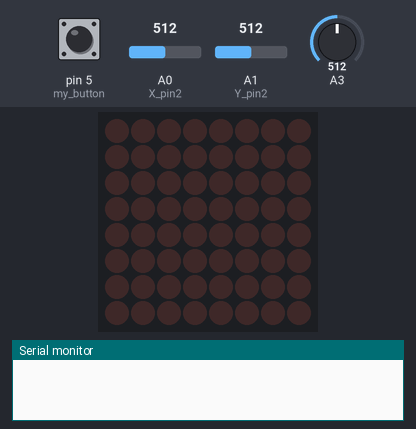
The sketch below on a simulated Arduino Uno, built with avr-gcc and run on an emulated ATmega328P. Parts: 8×8 LED matrix, the last lines printed to the serial monitor. The test bench sets the inputs (shaded band); at power-on: pin 5 (my_button) HIGH, A0 (X_pin2) = 512, A1 (Y_pin2) = 512, A3 = 512.

Above: at 1.2 s.
1.3 s: pin 5 (my_button) pulled LOW for 1 s
At 1.7 s:
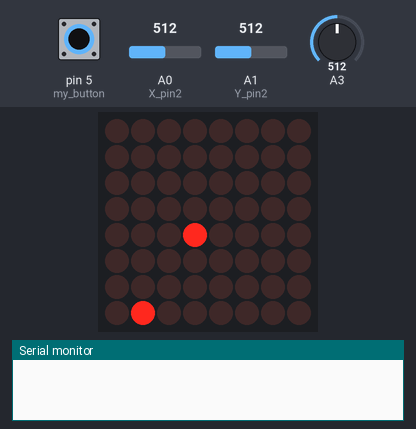
At 2.7 s:
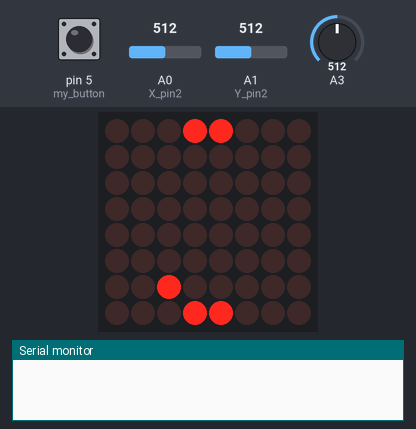
4.4 s: A0 (X_pin2) set to 591
7.4 s: A0 (X_pin2) set to 616
9.0 s: pin 5 (my_button) pulled LOW for 3.2 s
At 11.5 s:
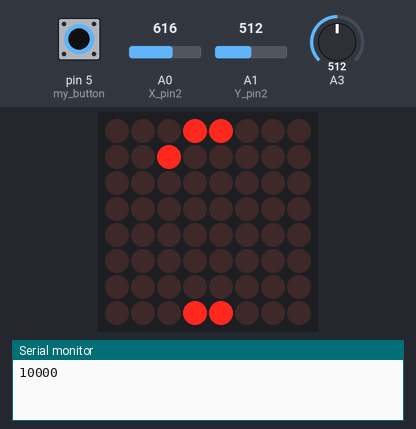
14.7 s: A1 (Y_pin2) set to 987
17.7 s: A1 (Y_pin2) set to 1018
At 22.6 s:
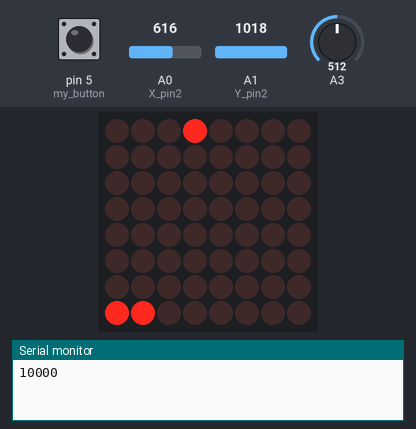
Timing chart, 0 to 23.5 s (numbered marks = the images above; inputs shaded):
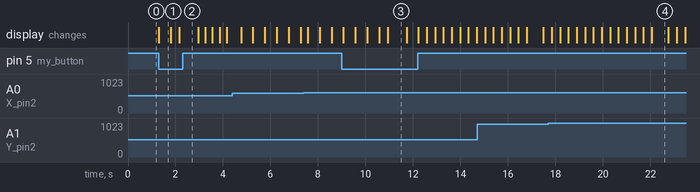

The sketch:

games.ino
```cpp
#include <LedControl.h>
#include "game1.h"
#include "game2.h"
LedControl lc=LedControl(12,10,11,1);
bool button_state = false;
bool play_1 = false;
bool play_2 = false;
int my_button = 5;
bool game_start1 = false;
bool game_start2 = false;


void setup() {
  init();
  Serial.begin(9600);
  lc.shutdown(0,false);
  lc.setIntensity(0,8);
  lc.clearDisplay(0);
  pinMode(my_button,INPUT);
  digitalWrite(my_button,HIGH);
  lc.setRow(0,0,00000000);

}

void loop() {
  if(digitalRead(my_button) == LOW && !play_1){
    play_1 = true;
    play_2 = false;
    game_start1 = true;

  }else if(digitalRead(my_button) == LOW && !play_2){
    play_1 = false;
    play_2 = true;
    game_start2 = true;

  }
  if(play_1){
    if(game_start1){

      beginning();
      game_start1 = false;
      delay(500);
    }

    delay(300);
    game1_led();
  }
  if(play_2){
    if(game_start2){

      beginning2();
      game_start2 = false;
      delay(500);
    }


   game2_led();
  }

}
```

game1.cpp
```cpp
#include <LedControl.h>
// got library from arduino site

const int SW_pin1[2] = {2,3};
const int X_pin1[2] = {0,3};
const int Y_pin1[2] = {1,4};
const int bar_row[2] = {0,7};


int ball1_row1 = 6;
const byte p1[8] = {B00000000,B11100010,B01000010,B01000010,B01001110,B01101010,B01001110,B00000000};
const byte p2[8] = {B00000000,B11100001,B00100001,B00100001,B11101111,B10001001,B10001001,B11101111};
const byte W[8] = {B00000000,B01110111,B01001001,B01001001,B01000001,B01000001,B01000001,B01000001};
const byte I[8] = {B11111111,B00011000,B00011000,B00011000,B00011000,B00011000,B00011000,B11111111};
const byte N[8] = {B10000001,B11000001,B10100001,B10010001,B10001001,B10000101,B10000011,B10000001};
const byte S[8] = {B00111100,B00100100,B00100000,B00100000,B00111100,B00000100,B00100100,B00111100};
const byte ex[8] = {B00011000,B00011000,B00000000,B00011000,B00011000,B00011000,B00011000,B00011000};

int displayed_message = 0;
extern LedControl lc;

int row_off = B00000000;
bool going_up1 = false;
bool going_down1 = true;
bool end_game1 = false;
bool going_left1 = true;
bool at_row_end1 = false;
bool at_row_top1 = false;

bool p2wins = false;
bool not_moving1 = true;


//LedControl lc=LedControl(12,10,11,1);
byte bar[2] = {B00011000,B00011000};

byte ball1 = B00100000;
byte prev_ball1_val = ball1;


void beginning() {
  displayed_message = 0;
  row_off = B00000000;
  going_up1 = false;
  going_down1 = true;
  end_game1 = false;
  going_left1 = true;
  at_row_end1 = false;
  at_row_top1 = false;

  p2wins = false;
  not_moving1 = true;

  bar[0] = B00011000;
  bar[1] = B00011000;

  ball1 = B00100000;
  prev_ball1_val = ball1;
  init();
  Serial.begin(9600);
  lc.shutdown(0,false);
  lc.setIntensity(0,8);

  pinMode(SW_pin1[0], INPUT);
  digitalWrite(SW_pin1[0], HIGH);
  pinMode(SW_pin1[1], INPUT);
  digitalWrite(SW_pin1[1], HIGH);
  lc.clearDisplay(0);

  lc.setRow(0,bar_row[0],bar[0]);
  lc.setRow(0,bar_row[1],bar[1]);

  lc.setRow(0,ball1_row1,ball1);


}


void game1_led() {


  for(int i=0;i<2;i++){
    if(analogRead(X_pin1[i])<=600 && analogRead(X_pin1[i])>=500 ){


    }else if (analogRead(X_pin1[i])<517){

       if((bar[i] & 1) !=1){
        bar[i] = bar[i]>>1;
        lc.setRow(0,bar_row[i],bar[i]);

      }


    }else if (analogRead(X_pin1[i])>517){


       if((bar[i]>>7 &1) !=1){

          bar[i] = bar[i]<<1;

        lc.setRow(0,bar_row[i],bar[i]);

      }

    }

  }


  if(!end_game1){
    if((ball1>>7 &1 )==1){
      going_left1 = false;


    }else if(ball1&1==1){
        going_left1 = true;

    }
   if(ball1_row1==1 && ((ball1<<1)&bar[0]) ==0 && prev_ball1_val>ball1){

      Serial.println(ball1,BIN);

      end_game1 = true;
      p2wins = true;

   }else if(ball1_row1==1 && ((ball1>>1)&bar[0]) ==0 && prev_ball1_val<ball1){

      Serial.println(ball1,BIN);

      end_game1 = true;
      p2wins = true;


   }else if(ball1_row1==6 && ((ball1<<1)&bar[1]) ==0 && prev_ball1_val>ball1){

      Serial.println(ball1,BIN);

      end_game1 = true;
      p2wins = false;
   }else if(ball1_row1==6 && ((ball1>>1)&bar[1]) ==0 && prev_ball1_val<ball1){

      Serial.println(ball1,BIN);

      end_game1 = true;
      p2wins = false;


   }else if(ball1_row1>1 && going_down1){

      ball1_row1 --;
      at_row_end1 = false;

      lc.setRow(0,ball1_row1,ball1);
      lc.setRow(0,ball1_row1+1,row_off);


    }else if(ball1_row1>=1 && ball1_row1<6){
      if(ball1_row1==1){
        at_row_top1 = true;
      }else{
        at_row_top1 = false;
      }

      going_down1=false;

      ball1_row1 ++;
       if(ball1_row1==1){
        at_row_top1 = true;
        }else{
          at_row_top1 = false;
          lc.setRow(0,ball1_row1,ball1);
          lc.setRow(0,ball1_row1-1,row_off);
        }


        //lc.setRow(0,ball1_row1,ball1);
        //lc.setRow(0,ball1_row1-1,row_off);


    }else{

      going_down1 = true;
      at_row_end1 = true;

    }
    prev_ball1_val = ball1;

    if(going_left1 && !at_row_end1 && !at_row_top1){
      ball1 = ball1<<1;

    }else if (!at_row_top1 && !at_row_end1 ){
      ball1 = ball1>>1;
    }

  }else{
    if(p2wins){
      for (int i=0;i<8;i++){
        lc.setRow(0,i,p2[i]);

      }
      delay(500);
      for (int i=0;i<8;i++){
        lc.setRow(0,i,W[i]);
      }
      delay(500);
      for (int i=0;i<8;i++){
        lc.setRow(0,i,I[i]);
      }
      delay(500);
      for (int i=0;i<8;i++){
        lc.setRow(0,i,N[i]);
      }
      delay(500);
      for (int i=0;i<8;i++){
        lc.setRow(0,i,S[i]);
      }
      delay(500);
      for (int i=0;i<8;i++){
        lc.setRow(0,i,ex[i]);
      }

    }else{
      for (int i=0;i<8;i++){
        lc.setRow(0,i,p1[i]);

      }
      delay(500);
      for (int i=0;i<8;i++){
        lc.setRow(0,i,W[i]);
      }
      delay(500);
      for (int i=0;i<8;i++){
        lc.setRow(0,i,I[i]);
      }
      delay(500);
      for (int i=0;i<8;i++){
        lc.setRow(0,i,N[i]);
      }
      delay(500);
      for (int i=0;i<8;i++){
        lc.setRow(0,i,S[i]);
      }
      delay(500);
      for (int i=0;i<8;i++){
        lc.setRow(0,i,ex[i]);
      }

    }
    displayed_message ++;

  }
}
```

game1.h
```cpp
void beginning();
void game1_led();
```

game2.cpp
```cpp
#include <LedControl.h>

const int sw_pin2 = 2;
const int X_pin2 = 0;
const int Y_pin2 = 1;
byte snake = B00010000;
int snake_row = 4;
int old_snake_row = snake_row-1;
byte row_off2 = B00000000;
byte x[8] = {B10000001,B01000010,B00100100,B00011000,B00011000,B00100100,B01000010,B10000001};

byte ball2 = B01000000;
int ball_row2 = 7;
bool going_down2 = true;
bool at_row_end2 = false;
bool at_row_top2 = false;
int prev_ball_val2 = ball2;
bool going_left2 = true;
bool end_game2 = false;
int ball_delay = 350;
int cap = 0;


extern LedControl lc;

void beginning2() {
  ball2 = B01000000;
  ball_row2 = 7;
  going_down2 = true;
  at_row_end2 = false;
  at_row_top2 = false;
  prev_ball_val2 = ball2;
  going_left2 = true;
  end_game2 = false;
  ball_delay = 350;
  cap = 0;
  byte snake = B00010000;
  snake_row = 4;
  old_snake_row = snake_row-1;
  row_off2 = B00000000;

  init();
  Serial.begin(9600);
  lc.shutdown(0,false);
  lc.setIntensity(0,8);
  lc.clearDisplay(0);
  pinMode(sw_pin2, INPUT);
  digitalWrite(sw_pin2, HIGH);
  lc.setRow(0,snake_row,snake);
  lc.setRow(0,ball_row2,ball2);
}
void move_x(){
   if (analogRead(X_pin2)<50){
     if((snake & 1) !=1){
        snake = snake>>1;
        lc.setRow(0,snake_row,snake);

     }
    }else if (analogRead(X_pin2)>1000){

       if((snake>>7 &1) !=1){

          snake = snake<<1;

          lc.setRow(0,snake_row,snake);
      }
  }
}
void move_y(){
  if(analogRead(Y_pin2)<50){
   if(snake_row!=7){
      old_snake_row = snake_row;
      snake_row ++;
      lc.setRow(0,snake_row,snake);
      lc.setRow(0,old_snake_row,row_off2);
    }
  }else if(analogRead(Y_pin2)>1000){
    if(snake_row!=0){
      old_snake_row = snake_row;
      snake_row --;
      lc.setRow(0,snake_row,snake);
      lc.setRow(0,old_snake_row,row_off2);
    }

  }

}
void moving_balls(){
   if((ball2>>7 &1 )==1){
      going_left2 = false;

    }else if(ball2&1==1){
        going_left2 = true;

    }
    if(((snake & ball2>>1)!=0) && snake_row==ball_row2 && prev_ball_val2<ball2){
      end_game2 = true;


    }else if(((snake & ball2<<1)!=0) && snake_row==ball_row2 && prev_ball_val2>ball2){
      end_game2 = true;


    }else if(ball_row2>0 && going_down2){

      ball_row2 --;
      at_row_end2 = false;
      if(snake_row==ball_row2 ){
        lc.setRow(0,ball_row2,ball2 | snake);
        lc.setRow(0,ball_row2+1,row_off2);

      }else if (snake_row == ball_row2+1){
        lc.setRow(0,ball_row2,ball2);
        lc.setRow(0,ball_row2+1,snake);
      }else{
        lc.setRow(0,ball_row2,ball2);
        lc.setRow(0,ball_row2+1,row_off2);
      }

    }else if(ball_row2>=0 && ball_row2<7){
      if(ball_row2==0){
        at_row_top2 = true;
      }else{
        at_row_top2 = false;
      }

      going_down2=false;

      ball_row2 ++;
       if(ball_row2==0){
        at_row_top2 = true;
       }else if(snake_row==ball_row2){
          at_row_top2 = false;
          lc.setRow(0,ball_row2,ball2|snake);
          lc.setRow(0,ball_row2-1,row_off2);
        }else if(snake_row==ball_row2-1){
          at_row_top2 = false;
          lc.setRow(0,ball_row2,ball2);
          lc.setRow(0,ball_row2-1,snake);
        }else{
          at_row_top2 = false;
          lc.setRow(0,ball_row2,ball2);
          lc.setRow(0,ball_row2-1,row_off2);
        }

    }else{

      going_down2 = true;
      at_row_end2 = true;

    }
    prev_ball_val2 = ball2;

    if(going_left2 && !at_row_end2 && !at_row_top2){
      ball2 = ball2<<1;

    }else if (!at_row_top2 && !at_row_end2 ){
      ball2 = ball2>>1;
    }

}
void game2_led() {

  if(analogRead(X_pin2)<=600 && analogRead(X_pin2)>=500 ){

  }else{
    move_x();
  }
  if(analogRead(Y_pin2)<550 && analogRead(Y_pin2)>450){


  }else {
    move_y();

  }

  if(!end_game2){

    moving_balls();
    cap ++;
    if(cap >=20 && ball2<255){
      cap = cap-20;
      if(ball2&1 !=0){
        ball2 = ball2 +1;
        ball_delay = ball_delay-75;

      }else{
         ball2 = ball2 | (ball2>>1);
      }
    }

  }else{
    for(int i=0;i<8;i++){
      lc.setRow(0,i,x[i]);
    }
  }

  delay(ball_delay);
}
```

game2.h
```cpp
void beginning2();
void game2_led();
```

Measured:
- the behaviour switches between 1000 and 1001 on A1 (Y_pin2) (found by bisection; images 3 and 4)
- after the input at 1.3 s, the display: changes at once (image 1)
- after the input at 9.0 s, the display: first differs from a run without the input after 1.1 s (image 3 shows a later state)
- after the input at 17.7 s, the display: first changes after 0.15 s (image 4 shows a later state)
- what the display in image 1 shows lasts 0.5 s, from 1.3 s to 1.8 s
- what the display in image 3 shows lasts 0.8 s, from 10.9 s to 11.7 s
- what the display in image 4 shows lasts 0.7 s, from 22.1 s to 22.8 s
